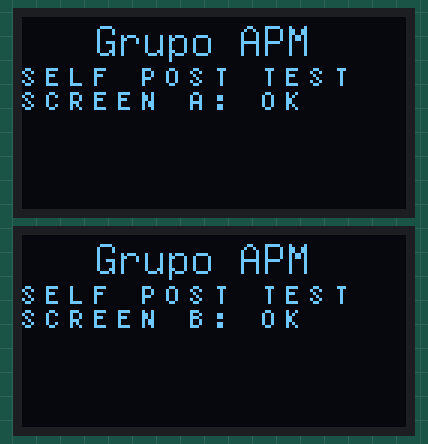
Simulated run of this sketch. Board: Arduino Uno, built with avr-gcc and run on an emulated ATmega328P. On the bench: 2 × 128×64 one-colour display.

Above: at 0.6 s.

The sketch:

IOModule.ino
```cpp
//* LIBRERIAS *
#include <U8x8lib.h>

//* CLASES *
U8X8_SSD1306_128X64_NONAME_SW_I2C screenA( 7, 6);
U8X8_SSD1306_128X64_NONAME_SW_I2C screenB( 9, 8);

void drawInitialScreen(U8X8_SSD1306_128X64_NONAME_SW_I2C &screen);
void drawValue(U8X8_SSD1306_128X64_NONAME_SW_I2C &screen, int x, int y, int value, bool inverted = false);

//* CONFIGURACION INICAL *
void setup()
{
  screenA.begin();
  screenB.begin();

  screenA.clearDisplay();
  screenB.clearDisplay();

  screenA.setFont(u8x8_font_7x14_1x2_r);
  screenB.setFont(u8x8_font_7x14_1x2_r);

  screenA.drawString( 3, 0,"Grupo APM");
  screenB.drawString( 3, 0,"Grupo APM");

  screenA.setFont(u8x8_font_5x7_r);
  screenB.setFont(u8x8_font_5x7_r);

  screenA.setCursor( 0, 2);
  screenB.setCursor( 0, 2);
  screenA.println("SELF POST TEST");
  screenB.println("SELF POST TEST");
  screenA.println("SCREEN A: OK");
  screenB.println("SCREEN B: OK");
}

//* PROGRAMA PRINCIPAL *
void loop()
{

}
```
